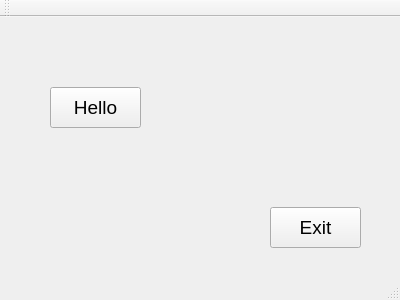
<?xml version="1.0" encoding="UTF-8"?>
<ui version="4.0">
 <class>MainWindow</class>
 <widget class="QMainWindow" name="MainWindow">
  <property name="geometry">
   <rect>
    <x>0</x>
    <y>0</y>
    <width>400</width>
    <height>300</height>
   </rect>
  </property>
  <property name="windowTitle">
   <string>MainWindow</string>
  </property>
  <widget class="QWidget" name="centralWidget">
   <widget class="QPushButton" name="hello_btn">
    <property name="geometry">
     <rect>
      <x>50</x>
      <y>70</y>
      <width>91</width>
      <height>41</height>
     </rect>
    </property>
    <property name="font">
     <font>
      <pointsize>14</pointsize>
     </font>
    </property>
    <property name="text">
     <string>Hello</string>
    </property>
   </widget>
   <widget class="QPushButton" name="exit_btn">
    <property name="geometry">
     <rect>
      <x>270</x>
      <y>190</y>
      <width>91</width>
      <height>41</height>
     </rect>
    </property>
    <property name="font">
     <font>
      <pointsize>14</pointsize>
     </font>
    </property>
    <property name="text">
     <string>Exit</string>
    </property>
   </widget>
   <widget class="QLabel" name="label">
    <property name="geometry">
     <rect>
      <x>170</x>
      <y>70</y>
      <width>171</width>
      <height>41</height>
     </rect>
    </property>
    <property name="font">
     <font>
      <pointsize>14</pointsize>
     </font>
    </property>
    <property name="text">
     <string/>
    </property>
   </widget>
  </widget>
  <widget class="QMenuBar" name="menuBar">
   <property name="geometry">
    <rect>
     <x>0</x>
     <y>0</y>
     <width>400</width>
     <height>21</height>
    </rect>
   </property>
  </widget>
  <widget class="QToolBar" name="mainToolBar">
   <attribute name="toolBarArea">
    <enum>TopToolBarArea</enum>
   </attribute>
   <attribute name="toolBarBreak">
    <bool>false</bool>
   </attribute>
  </widget>
  <widget class="QStatusBar" name="statusBar"/>
 </widget>
 <layoutdefault spacing="6" margin="11"/>
 <resources/>
 <connections/>
</ui>
